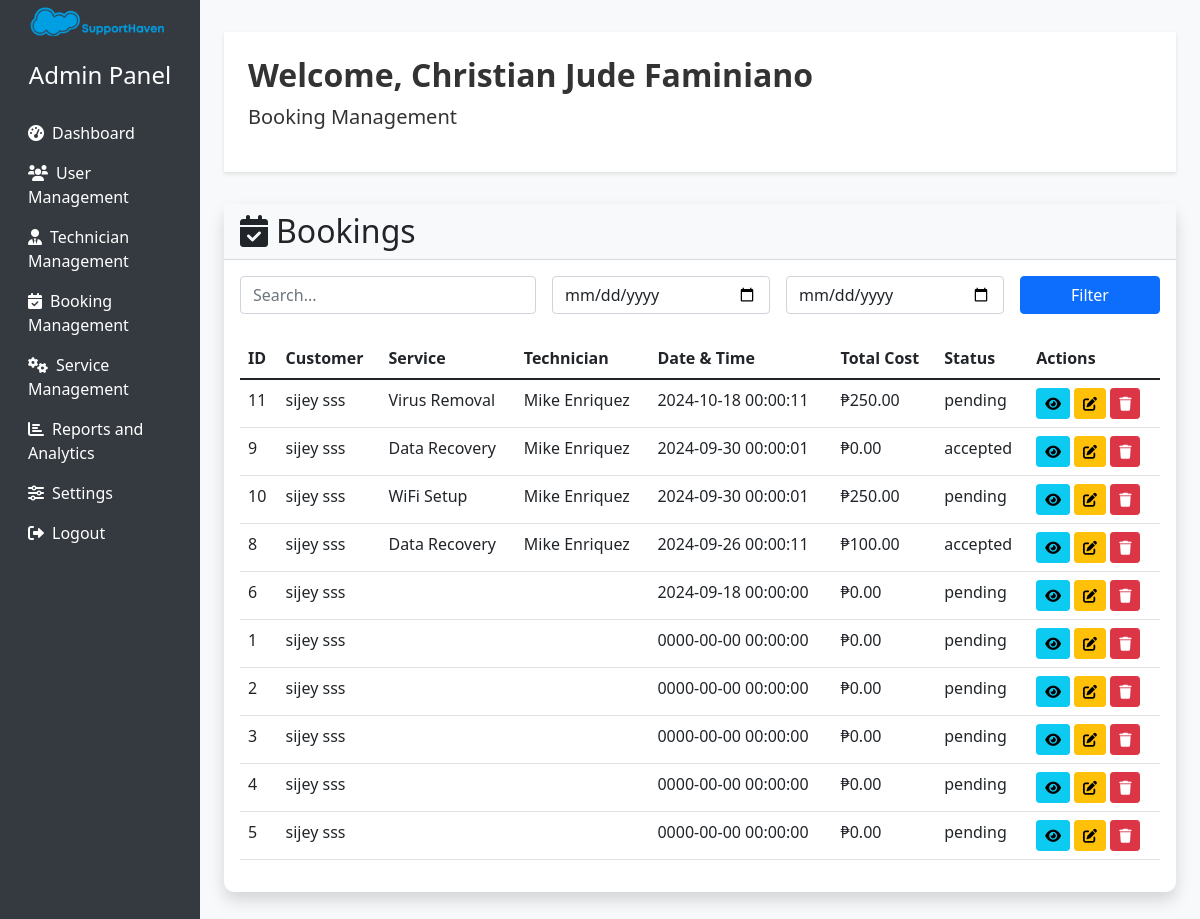
The page /admin/booking-management.php (signed in) on the database as committed earlier.
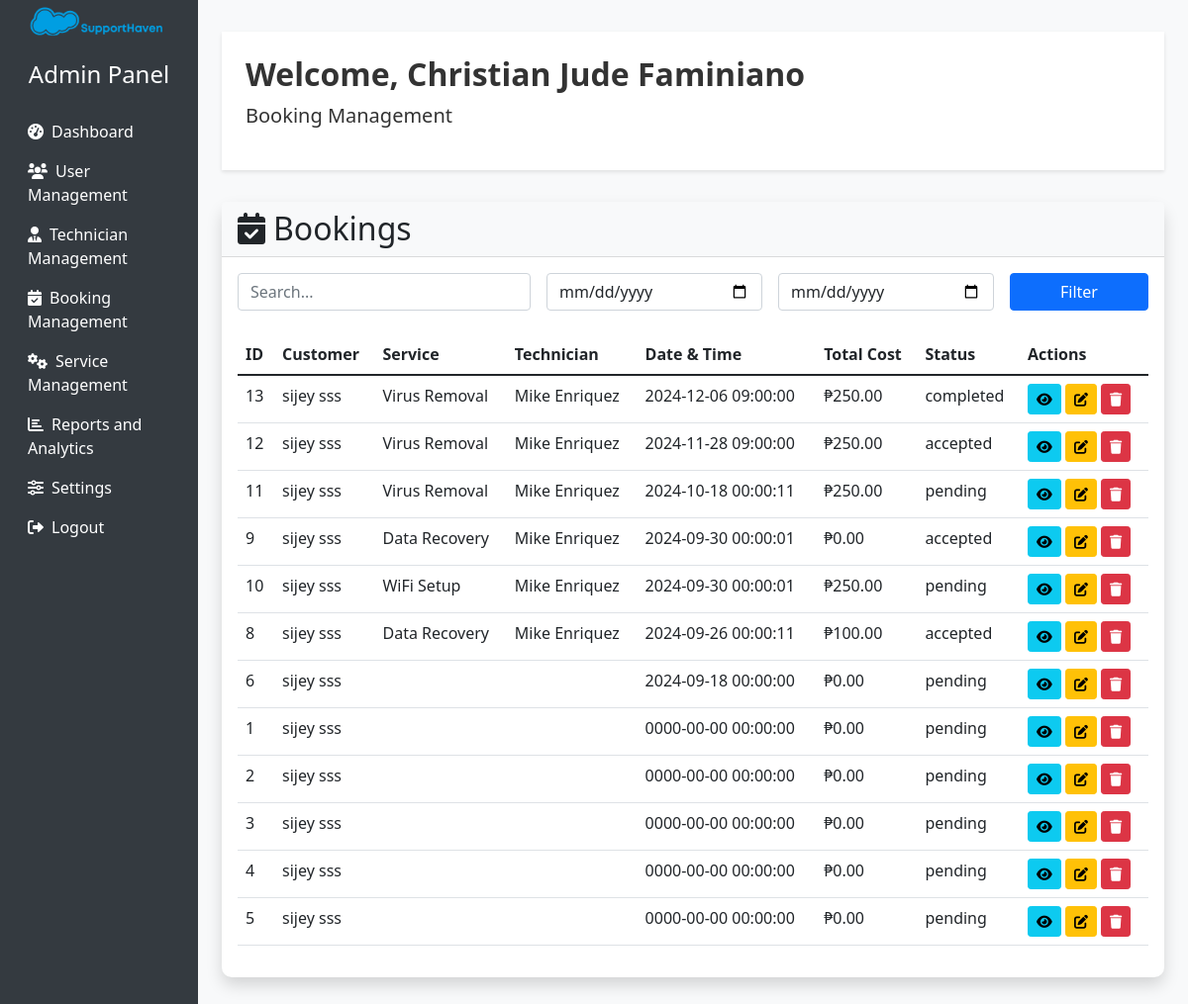
The same page on the database as committed later.
### tables this page shows
CREATE TABLE `bookings` (
  `id` int(11) NOT NULL,
  `user_id` int(11) NOT NULL,
  `service_id` int(11) DEFAULT NULL,
  `technician_id` int(11) DEFAULT NULL,
  `booking_date` date NOT NULL,
  `booking_time` time NOT NULL,
  `location` varchar(255) NOT NULL,
  `payment_method` varchar(50) NOT NULL,
  `total_cost` decimal(10,2) NOT NULL,
  `created_at` timestamp NOT NULL DEFAULT current_timestamp(),
  `status` enum('pending','accepted','completed','cancelled') DEFAULT 'pending'
);

CREATE TABLE `users` (
  `id` int(11) NOT NULL,
  `firstname` varchar(50) NOT NULL,
  `lastname` varchar(50) NOT NULL,
  `email` varchar(100) NOT NULL,
  `password` varchar(255) NOT NULL,
  `created_at` timestamp NOT NULL DEFAULT current_timestamp(),
  `user_role_id` int(11) NOT NULL,
  `auth_provider` enum('local','google','facebook') DEFAULT 'local',
  `oauth_id` varchar(255) DEFAULT NULL,
  `avatar` varchar(255) DEFAULT NULL
);

CREATE TABLE `services` (
  `id` int(11) NOT NULL,
  `category_id` int(11) DEFAULT NULL,
  `name` varchar(100) NOT NULL,
  `price` decimal(10,2) NOT NULL,
  `description` text DEFAULT NULL
);

### admin/booking-management.php (the view, shortened to what the changed rows need)
<?php
$database = new Connection();
$db = $database->getConnection();
function getAllBookings($db, $filters = []) {
    $query = "SELECT b.id, u.firstname, u.lastname, s.name as service_name,
              t.firstname as tech_firstname, t.lastname as tech_lastname,
              b.booking_date, b.booking_time, b.location, b.payment_method,
              b.total_cost, b.created_at, b.status
              FROM bookings b
              JOIN users u ON b.user_id = u.id
              LEFT JOIN services s ON b.service_id = s.id
              LEFT JOIN users t ON b.technician_id = t.id";
    $params = [];
    $query .= " ORDER BY b.booking_date DESC, b.booking_time DESC";
    $stmt = $db->prepare($query);
    $stmt->execute();
    return $stmt->fetchAll(PDO::FETCH_ASSOC);
}
$action = isset($_GET['action']) ? $_GET['action'] : 'list';
switch ($action) {
    default:
        $filters = [
            'search' => isset($_GET['search']) ? $_GET['search'] : '',
            'date_from' => isset($_GET['date_from']) ? $_GET['date_from'] : '',
            'date_to' => isset($_GET['date_to']) ? $_GET['date_to'] : ''
        ];
        $bookings = getAllBookings($db, $filters);
        break;
}
$adminName = '';
if (isset($_SESSION['user_id'])) {
    $query = "SELECT firstname, lastname FROM users WHERE id = :user_id";
    $stmt = $db->prepare($query);
    $stmt->bindParam(':user_id', $_SESSION['user_id']);
    $stmt->execute();
    $result = $stmt->fetch(PDO::FETCH_ASSOC);
    if ($result) {
        $adminName = htmlspecialchars($result['firstname'] . ' ' . $result['lastname']);
    }
}
?>
<!DOCTYPE html>
<html lang="en">
<head>
    <link href="https://cdn.jsdelivr.net/npm/bootstrap@5.1.3/dist/css/bootstrap.min.css" rel="stylesheet">
    <link rel="stylesheet" href="https://cdnjs.cloudflare.com/ajax/libs/font-awesome/6.0.0-beta3/css/all.min.css">
</head>
<body>
    <div class="container-fluid">
        <div class="row">
            <main role="main" class="col-md-9 ml-sm-auto col-lg-10 px-md-4 main-content">
                <div class="admin-header p-4">
                    <h2 class="display-9 fw-bold">Welcome, <?php echo $adminName ? $adminName : 'Admin'; ?></h2>
                </div>
                <?php if ($action === 'list'): ?>
                    <div class="card mb-4">
                        <div class="card-header bg-light d-flex justify-content-between align-items-center">
                            <h2 class="mb-0"><i class="fas fa-calendar-check me-2"></i>Bookings</h2>
                        </div>
                        <div class="card-body">
                            <div class="table-responsive">
                                <table class="table table-hover">
                                    <thead>
                                        <tr>
                                            <th>ID</th>
                                            <th>Customer</th>
                                            <th>Service</th>
                                            <th>Technician</th>
                                            <th>Date & Time</th>
                                            <th>Total Cost</th>
                                            <th>Status</th>
                                            <th>Actions</th>
                                        </tr>
                                    </thead>
                                    <tbody>
                                        <?php foreach ($bookings as $booking): ?>
                                        <tr>
                                            <td><?php echo htmlspecialchars($booking['id']); ?></td>
                                            <td><?php echo htmlspecialchars($booking['firstname'] . ' ' . $booking['lastname']); ?></td>
                                            <td><?php echo htmlspecialchars($booking['service_name']); ?></td>
                                            <td><?php echo htmlspecialchars($booking['tech_firstname'] . ' ' . $booking['tech_lastname']); ?></td>
                                            <td><?php echo htmlspecialchars($booking['booking_date'] . ' ' . $booking['booking_time']); ?></td>
                                            <td>₱<?php echo htmlspecialchars($booking['total_cost']); ?></td>
                                            <td><?php echo htmlspecialchars($booking['status']); ?></td>
                                            <td>
                                                <a href="?action=view&id=<?php echo $booking['id']; ?>" class="btn btn-sm btn-info"><i class="fas fa-eye"></i></a>
                                                <a href="?action=edit&id=<?php echo $booking['id']; ?>" class="btn btn-sm btn-warning"><i class="fas fa-edit"></i></a>
                                                <a href="?action=delete&id=<?php echo $booking['id']; ?>" class="btn btn-sm btn-danger" onclick="return confirm('Are you sure you want to delete this booking?');"><i class="fas fa-trash"></i></a>
                                            </td>
                                        </tr>
                                        <?php endforeach; ?>
                                    </tbody>
                                </table>
                            </div>
                        </div>
                    </div>
                <?php endif; ?>
            </main>
        </div>
    </div>
</body>
</html>

Rows that differ between the two databases and show on the page:
added bookings: id "13", user.lastname "sijey sss", service.name "Virus Removal", technician.lastname "Mike Enriquez", booking_date+booking_time "2024-12-06 09:00:00", total_cost "250.00", status "completed"
added bookings: id "12", user.lastname "sijey sss", service.name "Virus Removal", technician.lastname "Mike Enriquez", booking_date+booking_time "2024-11-28 09:00:00", total_cost "250.00", status "accepted"
